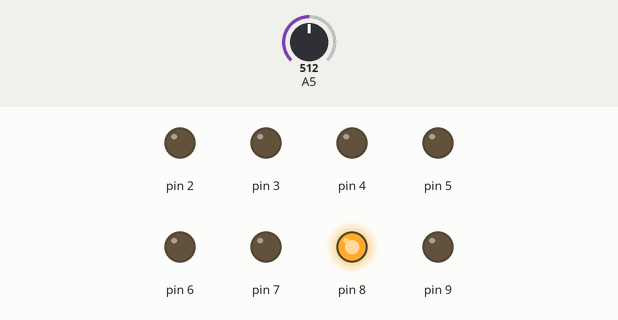
The sketch below on a simulated Arduino Uno, built with avr-gcc and run on an emulated ATmega328P. Parts: output pins drawn as LEDs (lit = HIGH). The test bench sets the inputs (shaded band); at power-on: A5 = 512. What the sketch prints to the serial monitor is not drawn. At 65.0 s the program stops and its outputs stay as they are.

Above: at 1.24 s.
At 38.5 s:
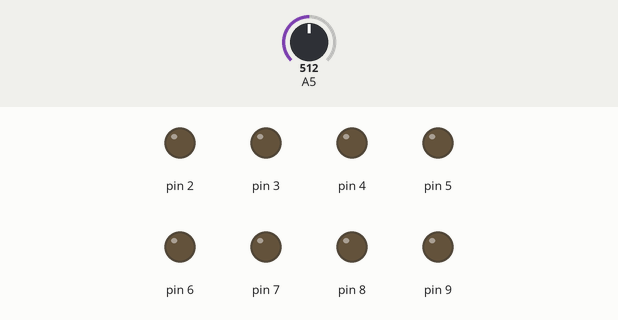
Timing chart, 0 to 41.0 s (numbered marks = the images above):
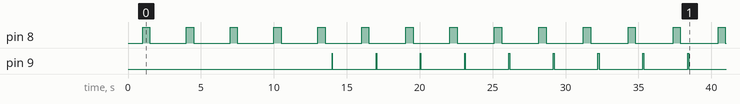

The sketch:

transient3.ino
```cpp
#include <Arduino.h>
#include <math.h>

#include <MsTimer2.h>

volatile int p_now = 0;
void dataPrint() {
  p_now = map(analogRead(A5),  512, 823, 0, 500);
  //p_now = analogRead(A5);
  Serial.print(p_now);
  Serial.print(",");
  Serial.println(PORTB);
}

unsigned long checkPoint = 0;
void setup() {
  DDRD = DDRD | B11111100;
  DDRB = DDRB | B00000011;
  DDRC = DDRC & B00000011;

  Serial.begin(115200);
  delay(1000);

  MsTimer2::set(1, dataPrint);
  MsTimer2::start();
}

void allClose(unsigned long span){
  checkPoint = millis();
  PORTB = B00000000 | (PORTD & B11111100);
  while(millis() - checkPoint < span);
  }
void allOpen (unsigned long span){
  checkPoint = millis();
  PORTB = B00000011 | (PORTD & B11111100);
  while(millis() - checkPoint < span);
  }
void intake  (unsigned long span){
  checkPoint = millis();
  PORTB = B00000010 | (PORTD & B11111100);
  while(millis() - checkPoint < span);
  }
void exhaust (unsigned long span){
  checkPoint = millis();
  PORTB = B00000001 | (PORTD & B11111100);
  while(millis() - checkPoint < span);
  }

void loop() {

  //大気圧始点でどれくらい上昇するか？

  //--初期設定--//
  exhaust(500UL);
  allClose(500UL);

  //--大気圧始点1ms開閉--//
  intake(1UL);
  allClose(2000UL);
  exhaust(500UL);
  allClose(500UL);

  //--大気圧始点2ms開閉--//
  intake(2UL);
  allClose(2000UL);
  exhaust(500UL);
  allClose(500UL);

  //--大気圧始点3ms開閉--//
  intake(3UL);
  allClose(2000UL);
  exhaust(500UL);
  allClose(500UL);

  //--大気圧始点5ms開閉--//
  intake(5UL);
  allClose(2000UL);
  exhaust(500UL);
  allClose(500UL);

  //--大気圧始点10ms開閉--//
  intake(10UL);
  allClose(2000UL);
  exhaust(500UL);
  allClose(500UL);

  //--大気圧始点20ms開閉--//
  intake(20UL);
  allClose(2000UL);
  exhaust(500UL);
  allClose(500UL);

  //--大気圧始点30ms開閉--//
  intake(30UL);
  allClose(2000UL);
  exhaust(500UL);
  allClose(500UL);

  //--大気圧始点40ms開閉--//
  intake(40UL);
  allClose(2000UL);
  exhaust(500UL);
  allClose(500UL);

  //--大気圧始点50ms開閉--//
  intake(50UL);
  allClose(2000UL);
  exhaust(500UL);
  allClose(500UL);

  //--大気圧始点60ms開閉--//
  intake(60UL);
  allClose(2000UL);
  exhaust(500UL);
  allClose(500UL);

  //--大気圧始点70ms開閉--//
  intake(70UL);
  allClose(2000UL);
  exhaust(500UL);
  allClose(500UL);

  //--大気圧始点80ms開閉--//
  intake(80UL);
  allClose(2000UL);
  exhaust(500UL);
  allClose(500UL);

  //--大気圧始点90ms開閉--//
  intake(90UL);
  allClose(2000UL);
  exhaust(500UL);
  allClose(500UL);

  //--大気圧始点100ms開閉--//
  intake(100UL);
  allClose(2000UL);
  exhaust(500UL);
  allClose(500UL);

  //--大気圧始点150ms開閉--//
  intake(150UL);
  allClose(2000UL);
  exhaust(500UL);
  allClose(500UL);

  //--大気圧始点200ms開閉--//
  intake(200UL);
  allClose(2000UL);
  exhaust(500UL);
  allClose(500UL);

  //--大気圧始点250ms開閉--//
  intake(250UL);
  allClose(2000UL);
  exhaust(500UL);
  allClose(500UL);

  //--大気圧始点300ms開閉--//
  intake(300UL);
  allClose(2000UL);
  exhaust(500UL);
  allClose(500UL);

  //--大気圧始点500ms開閉--//
  intake(500UL);
  allClose(2000UL);
  exhaust(500UL);
  allClose(500UL);

  //--大気圧始点1000ms開閉--//
  intake(1000UL);
  allClose(2000UL);
  exhaust(500UL);
  allClose(500UL);

  MsTimer2::stop();
  while(true);
}
```

Measured:
- by itself, pin 8: alternates HIGH for 0.50 s and LOW for 2.5 s
